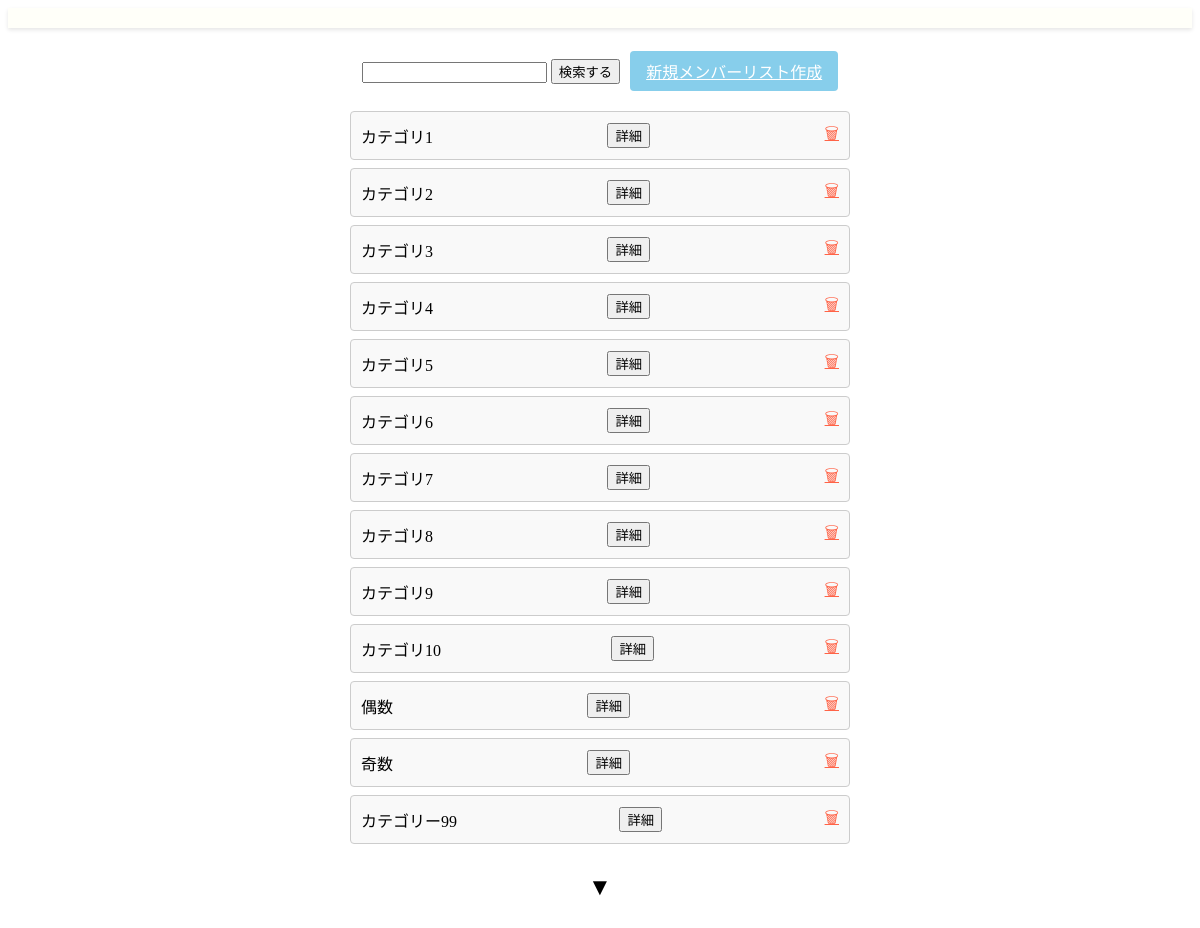
Page /memberlist/ on the earlier database version.
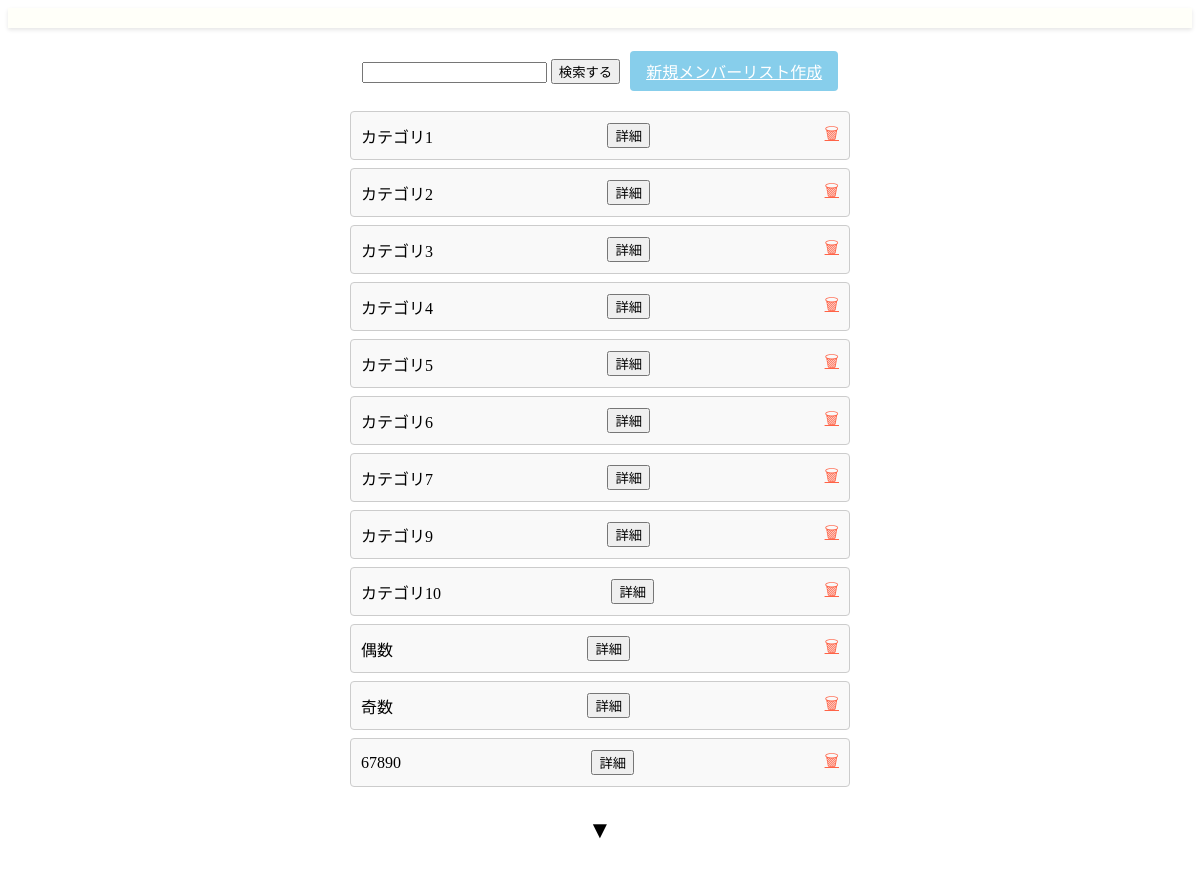
Same page on the later database version.
### canri_app/models.py (models this page shows)
class Category(models.Model):
    category_id = models.AutoField(primary_key=True)
    category_name = models.CharField(max_length=255)
    detail = models.TextField(null=True, blank=True)
    creation_date = models.DateTimeField()
    update_date = models.DateTimeField(null=True, blank=True)
    deletion_date = models.DateTimeField(null=True, blank=True)
    deletion_flag = models.BooleanField(default=False)
    class Meta:
        db_table = 'Category'

### canri_app/views.py (the view)
# urls.py: path('memberlist/', views.MemberListView.as_view(), name='memberlist'),
class MemberListView(TemplateView):
    template_name = "memberlist.html"
    def get(self, request, *args, **kwargs):
        categories = Category.objects.filter(deletion_flag=False)
        context = {
            "categories": categories  # カテゴリー
        }
        return render(request, self.template_name, context)

### canri_app/templates/memberlist.html (shortened to what this page needs)
{% extends 'base.html' %}
{% load static %}
{% block head %}
<link rel="stylesheet" href="{% static 'css/memberlist.css' %}">
{% endblock %}
{% block content %}
<div class="member-list-container">
    <div class="search-create-bar">
        <form action="" method="get">
        <input name="query" value="{{ request.GET.query }}" type="text" />
        <button type="submit">検索する</button>
        </form>
        <a href="{% url 'canri_app:memberlist_make' %}" class="create-member-btn">新規メンバーリスト作成</a>
    </div>
    {% for category in categories %}
    <div class="member-list">
        <div class="member-item">
            <span>{{ category.category_name }}</span>
            <form method="GET" action="{% url 'canri_app:memberlist_edit' category_id=category.category_id %}">
                <button type="submit" class="btn">詳細</button>
            </form>
            <a href="{% url 'canri_app:memberlist_delete' category_id=category.category_id %}" class="delete-btn">&#128465;</a>
        </div>
    </div>
    {% endfor %}
    <div class="pagination">
        <button class="more-btn">&#9660;</button>
    </div>
</div>
{% endblock %}

Differences in the rows shown:
no longer on this page (row edited): Category: category_name "カテゴリ8"
no longer on this page (row edited): Category: category_name "カテゴリー99"
added Category: category_name "67890"
